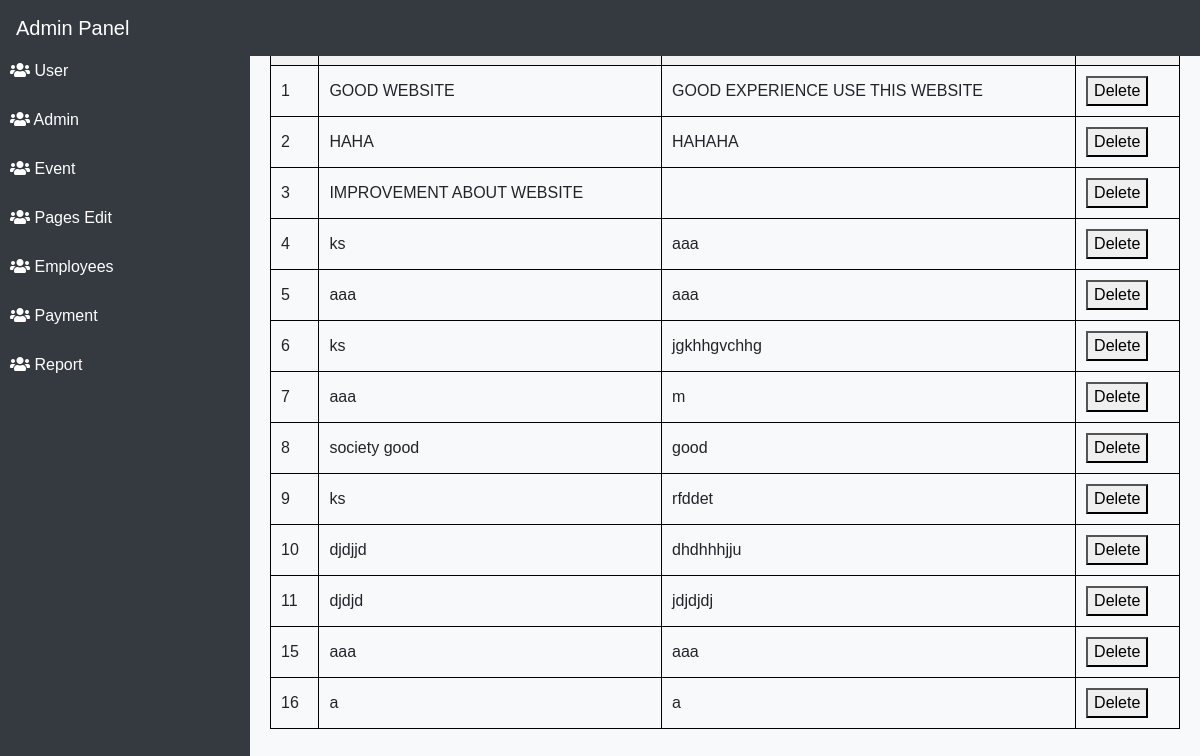
/adminfeedback.php, run on the app's committed database.
### tables this page shows
CREATE TABLE `feedback` (
  `feedback_id` int(11) NOT NULL,
  `subject` varchar(255) NOT NULL,
  `description` varchar(255) NOT NULL
);

### adminfeedback.php (the view, shortened to what this page needs)
<!DOCTYPE html>
<html lang="en">
<head>
</head>
<body>
<?php include 'adminheader.php'; ?>
<?php include 'adminsidebar.php'; ?>
<div class="content-wrapper">
    <?php
    $servername = "localhost";
    $username = "root";
    $password = "";
    $database = "login";
    $connection = new mysqli($servername, $username, $password, $database);
    $sql_select = "SELECT feedback_id, subject, description FROM feedback";
    $result = $connection->query($sql_select);
    if ($result->num_rows > 0) {
        echo "<table>";
        echo "<tr><th>ID</th><th>Subject</th><th>Description</th><th>Action</th></tr>";
        while($row = $result->fetch_assoc()) {
            echo "<tr>";
            echo "<td>" . $row["feedback_id"] . "</td>";
            echo "<td>" . $row["subject"] . "</td>";
            echo "<td>" . $row["description"] . "</td>";
            echo "<td>
                    <form method='post'>
                        <input type='hidden' name='feedback_id' value='" . $row["feedback_id"] . "'>
                        <button type='submit' name='delete_feedback'>Delete</button>
                    </form>
                  </td>";
            echo "</tr>";
        }
        echo "</table>";
    } else {
        echo "<p>No feedback found.</p>";
    }
    ?>
</div>
</body>
</html>

### adminfeedback.php (style rules this page uses)
body { font-family: Arial, sans-serif; margin: 0; }
table { width: calc(100% - 250px); border-collapse: collapse; margin-top: 20px; margin-left: 250px; }
th, td { border: 1px solid black; padding: 10px; }
th { background-color: #f2f2f2; }
.content-wrapper { margin: 20px; }

### adminheader.php (style rules this page uses)
body { font-family: unset; padding-top: 56px; overflow-x: auto; background-color: #f8f9fa; margin: 0; }

### adminsidebar.php (style rules this page uses)
body { font-family: unset; margin: 0; padding: 0; }

### data on the page
feedback: feedback_id "1", subject "GOOD WEBSITE", description "GOOD EXPERIENCE USE THIS WEBSITE"
feedback: feedback_id "2", subject "HAHA", description "HAHAHA"
feedback: feedback_id "3", subject "IMPROVEMENT ABOUT WEBSITE"
feedback: feedback_id "4", subject "ks", description "aaa"
feedback: feedback_id "5", subject "aaa", description "aaa"
feedback: feedback_id "6", subject "ks", description "jgkhhgvchhg"
feedback: feedback_id "7", subject "aaa", description "m"
feedback: feedback_id "8", subject "society good", description "good"
feedback: feedback_id "9", subject "ks", description "rfddet"
feedback: feedback_id "10", subject "djdjjd", description "dhdhhhjju"
feedback: feedback_id "11", subject "djdjd", description "jdjdjdj"
feedback: feedback_id "15", subject "aaa", description "aaa"
feedback: feedback_id "16", subject "a", description "a"
